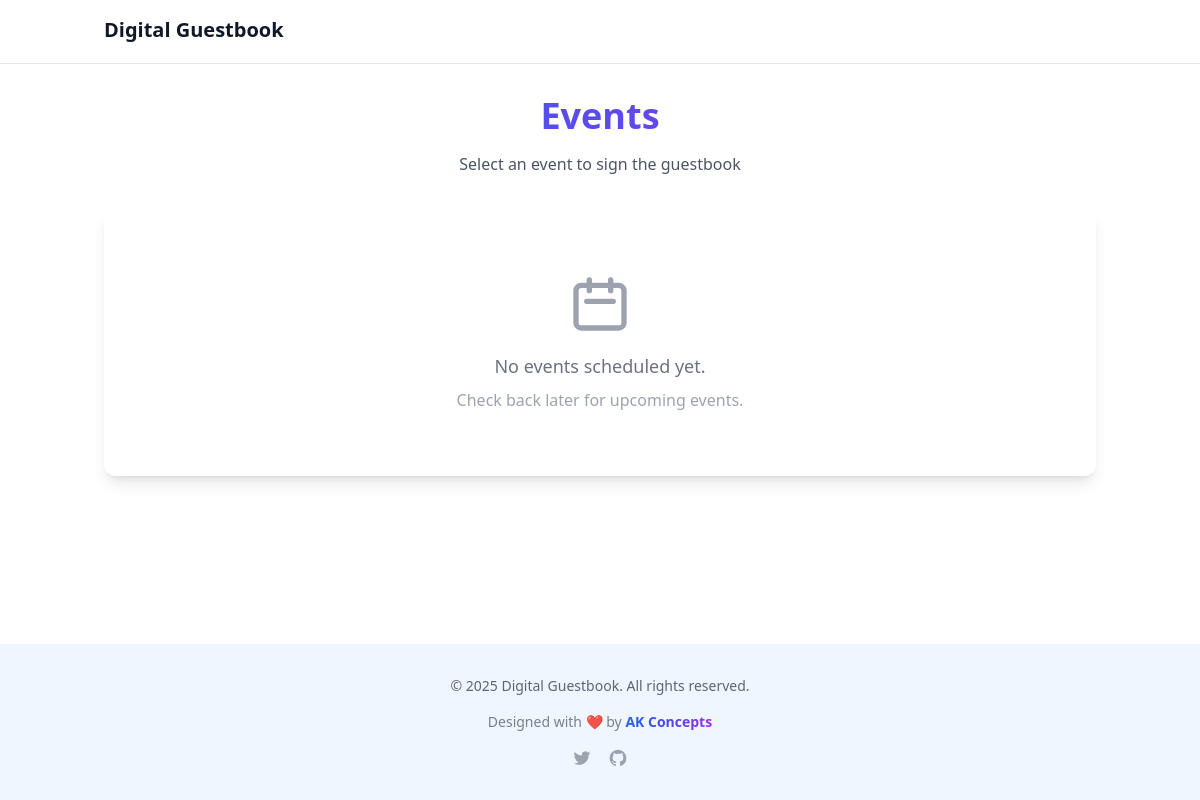
The app's page /, older data.
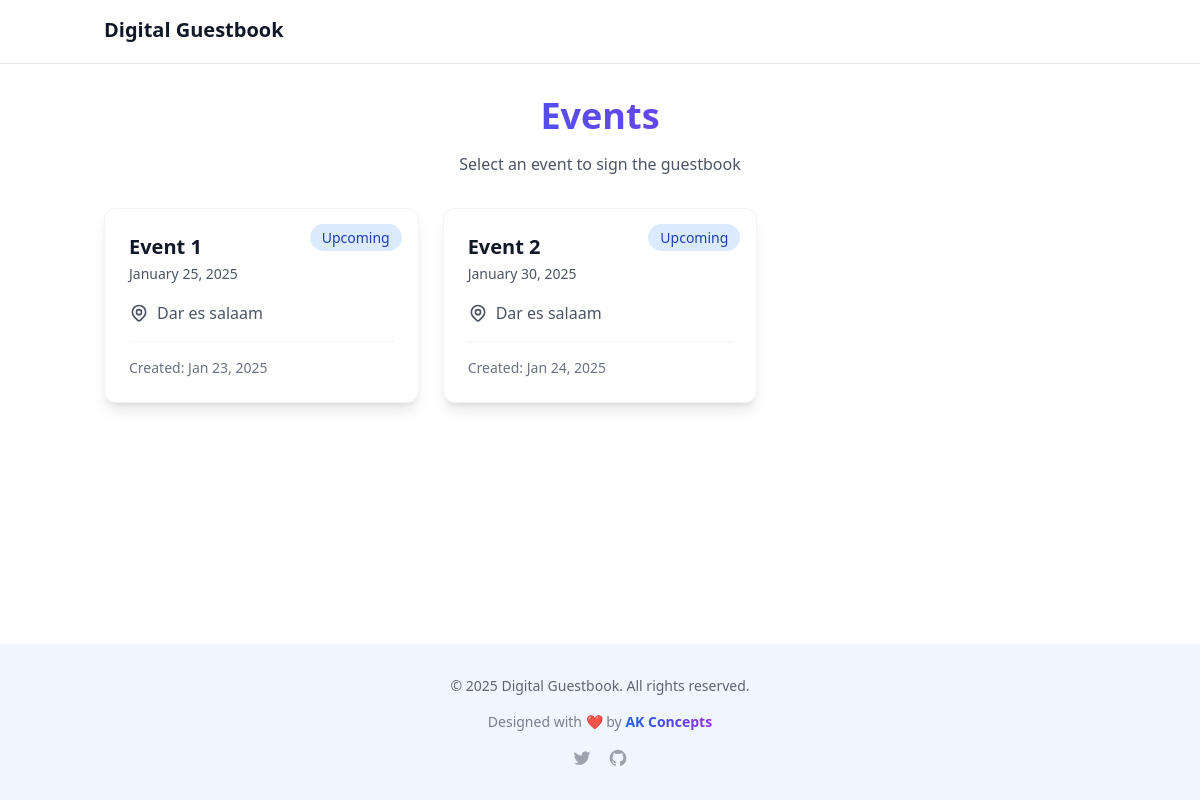
The same page, newer data.
### guestbook/models.py (models this page shows, shortened)
class Event(models.Model):
    name = models.CharField(max_length=200)
    date = models.DateField()
    location = models.CharField(max_length=200)
    created_at = models.DateTimeField(auto_now_add=True)
    updated_at = models.DateTimeField(auto_now=True)
    class Meta:
        ordering = ['date']

### guestbook/views.py (the view)
# urls.py: path('', views.EventsView.as_view(), name='events'),
class EventsView(View):
    template_name = 'guestbook/event.html'
    def get(self, request, *args, **kwargs):
        events = Event.objects.all().order_by('date')
        context = {
            'events': events,
        }
        return render(request, self.template_name, context)

### guestbook/templates/guestbook/event.html (shortened to what this page needs)
{% extends 'guestbook/base.html' %}
{% block content %}
<div class="container mx-auto px-4 py-8">
    <div class="max-w-6xl mx-auto space-y-8">
        <div class="text-center space-y-4">
            <h1 class="text-4xl font-extrabold bg-gradient-to-r from-blue-600 to-purple-600
                       bg-clip-text text-transparent">
            </h1>
            <p class="text-gray-600 dark:text-gray-400">Select an event to sign the guestbook</p>
        </div>
        {% if events %}
            <div class="grid gap-6 md:grid-cols-2 lg:grid-cols-3">
                {% for event in events %}
                    <a href="{% url 'guestbook:message' event.id %}"
                       class="group relative bg-white dark:bg-gray-800 rounded-xl
                              shadow-lg hover:shadow-xl
                              transition-all duration-300
                              transform hover:-translate-y-1
                              border border-gray-100 dark:border-gray-700
                              overflow-hidden">
                        <div class="absolute top-4 right-4">
                            {% if event.date|date:"Y-m-d" < now|date:"Y-m-d" %}
                                <span class="px-3 py-1 bg-gray-100 text-gray-800 text-sm font-medium rounded-full">
                                    Past
                                </span>
                            {% elif event.date|date:"Y-m-d" == now|date:"Y-m-d" %}
                                <span class="px-3 py-1 bg-green-100 text-green-800 text-sm font-medium rounded-full
                                           animate-pulse">
                                    Today
                                </span>
                            {% else %}
                                <span class="px-3 py-1 bg-blue-100 text-blue-800 text-sm font-medium rounded-full">
                                    Upcoming
                                </span>
                            {% endif %}
                        </div>
                        <div class="p-6 space-y-4">
                            <div class="space-y-2">
                                <h2 class="text-xl font-bold text-gray-900 dark:text-white
                                         group-hover:text-blue-600 dark:group-hover:text-blue-400
                                         transition-colors">
                                    {{ event.name }}
                                </h2>
                                <time class="text-sm text-gray-600 dark:text-gray-400">
                                    {{ event.date|date:"F d, Y" }}
                                </time>
                            </div>
                            <div class="flex items-center text-gray-600 dark:text-gray-400">
                                {{ event.location }}
                            </div>
                            <div class="pt-4 border-t border-gray-100 dark:border-gray-700
                                      text-sm text-gray-500 dark:text-gray-400">
                                <div class="flex justify-between">
                                    <span>Created: {{ event.created_at|date:"M d, Y" }}</span>
                                </div>
                            </div>
                        </div>
                    </a>
                {% endfor %}
            </div>
        {% else %}
            <div class="text-center py-16 bg-white dark:bg-gray-800 rounded-xl shadow-lg">
                <svg class="w-16 h-16 mx-auto text-gray-400" fill="none" stroke="currentColor" viewBox="0 0 24 24">
                    <path stroke-linecap="round" stroke-linejoin="round" stroke-width="2"
                          d="M8 7V3m8 4V3m-9 8h10M5 21h14a2 2 0 002-2V7a2 2 0 00-2-2H5a2 2 0 00-2 2v12a2 2 0 002 2z"/>
                </svg>
                <p class="mt-4 text-gray-500 dark:text-gray-400 text-lg">No events scheduled yet.</p>
                <p class="mt-2 text-gray-400 dark:text-gray-500">Check back later for upcoming events.</p>
            </div>
        {% endif %}
    </div>
</div>
{% endblock %}

### guestbook/templates/guestbook/base.html (shortened to what this page needs)
{% load static %}
<!DOCTYPE html>
<html lang="en" class="h-full overflow-hidden">
<head>
    <link href="{% static 'css/output.css' %}" rel="stylesheet">
</head>
<body class="bg-white dark:bg-gray-900 h-screen overflow-hidden flex flex-col">
    {% include 'guestbook/header.html' %}
    <main class="flex-1 pt-16 pb-32">
        {% block content %}{% endblock %}
    </main>
    {% include 'guestbook/footer.html' %}
</body>
</html>

### guestbook/templates/guestbook/header.html
<header class="fixed top-0 left-0 right-0 h-16 bg-white/80 dark:bg-gray-900/80
backdrop-blur-lg border-b border-gray-200 dark:border-gray-800 z-50">
    <nav class="container mx-auto px-4 py-4">
        <div class="flex items-center justify-between">
            <a href="{% url 'guestbook:events' %}"
               class="text-xl font-bold text-gray-900 dark:text-white">
                Digital Guestbook
            </a>
        </div>
    </nav>
</header>

### guestbook/templates/guestbook/footer.html (shortened to what this page needs)
<footer class="fixed bottom-0 left-0 right-0 bg-blue-50">
    <div class="relative max-w-7xl px-6 py-8 mx-auto">
        <div class="text-center space-y-4">
            <p class="text-sm font-medium text-gray-600/90 dark:text-gray-300/90
                      hover:text-gray-900 dark:hover:text-white transition-colors">
                © {% now "Y" %} Digital Guestbook. All rights reserved.
            </p>
            <p class="text-sm font-medium text-gray-500/90 dark:text-gray-400/90
                      hover:text-gray-700 dark:hover:text-gray-200 transition-colors">
                Designed with
                <span class="inline-block text-red-500/90 hover:text-red-600/90
                           animate-[pulse_1.5s_ease-in-out_infinite]
                           transform hover:scale-110 transition-all duration-300">
                    ❤️
                </span>
                by
                <a href="#" class="relative inline-block font-semibold
                                  bg-gradient-to-r from-blue-600 via-indigo-600 to-purple-600
                                  bg-clip-text text-transparent
                                  hover:from-purple-600 hover:via-indigo-600 hover:to-blue-600
                                  transition-all duration-500
                                  after:absolute after:bottom-0 after:left-0 after:right-0
                                  after:h-px after:bg-current after:origin-left
                                  after:scale-x-0 hover:after:scale-x-100
                                  after:transition-transform after:duration-300">
                </a>
            </p>
            <div class="flex justify-center items-center space-x-4 mt-4">
                <a href="#" class="text-gray-400 hover:text-gray-600 dark:hover:text-gray-300 transition-colors">
                </a>
                <a href="#" class="text-gray-400 hover:text-gray-600 dark:hover:text-gray-300 transition-colors">
                </a>
            </div>
        </div>
    </div>
</footer>

Row changes from the older to the newer data that the page shows:
added Event: shows "Upcoming", name "Event 1", date "January 25, 2025", location "Dar es salaam", created_at "Jan 23, 2025"
added Event: shows "Upcoming", name "Event 2", date "January 30, 2025", location "Dar es salaam", created_at "Jan 24, 2025"
Text that changed along with them:
text no longer shown: "No events scheduled yet. Check back later for upcoming events."
